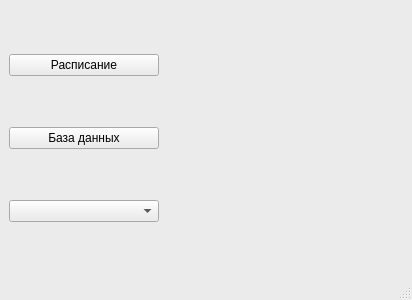
<?xml version="1.0" encoding="UTF-8"?>
<ui version="4.0">
 <class>MainWindow</class>
 <widget class="QMainWindow" name="MainWindow">
  <property name="geometry">
   <rect>
    <x>0</x>
    <y>0</y>
    <width>412</width>
    <height>300</height>
   </rect>
  </property>
  <property name="palette">
   <palette>
    <active>
     <colorrole role="Button">
      <brush brushstyle="SolidPattern">
       <color alpha="255">
        <red>235</red>
        <green>235</green>
        <blue>235</blue>
       </color>
      </brush>
     </colorrole>
     <colorrole role="Base">
      <brush brushstyle="SolidPattern">
       <color alpha="255">
        <red>235</red>
        <green>235</green>
        <blue>235</blue>
       </color>
      </brush>
     </colorrole>
     <colorrole role="Window">
      <brush brushstyle="SolidPattern">
       <color alpha="255">
        <red>235</red>
        <green>235</green>
        <blue>235</blue>
       </color>
      </brush>
     </colorrole>
    </active>
    <inactive>
     <colorrole role="Button">
      <brush brushstyle="SolidPattern">
       <color alpha="255">
        <red>235</red>
        <green>235</green>
        <blue>235</blue>
       </color>
      </brush>
     </colorrole>
     <colorrole role="Base">
      <brush brushstyle="SolidPattern">
       <color alpha="255">
        <red>235</red>
        <green>235</green>
        <blue>235</blue>
       </color>
      </brush>
     </colorrole>
     <colorrole role="Window">
      <brush brushstyle="SolidPattern">
       <color alpha="255">
        <red>235</red>
        <green>235</green>
        <blue>235</blue>
       </color>
      </brush>
     </colorrole>
    </inactive>
    <disabled>
     <colorrole role="Button">
      <brush brushstyle="SolidPattern">
       <color alpha="255">
        <red>235</red>
        <green>235</green>
        <blue>235</blue>
       </color>
      </brush>
     </colorrole>
     <colorrole role="Base">
      <brush brushstyle="SolidPattern">
       <color alpha="255">
        <red>235</red>
        <green>235</green>
        <blue>235</blue>
       </color>
      </brush>
     </colorrole>
     <colorrole role="Window">
      <brush brushstyle="SolidPattern">
       <color alpha="255">
        <red>235</red>
        <green>235</green>
        <blue>235</blue>
       </color>
      </brush>
     </colorrole>
    </disabled>
   </palette>
  </property>
  <property name="windowTitle">
   <string>MainWindow</string>
  </property>
  <property name="styleSheet">
   <string notr="true"/>
  </property>
  <widget class="QWidget" name="centralwidget">
   <layout class="QVBoxLayout" name="verticalLayout">
    <item>
     <widget class="QPushButton" name="pushButton_Schedule">
      <property name="maximumSize">
       <size>
        <width>150</width>
        <height>16777215</height>
       </size>
      </property>
      <property name="text">
       <string>Расписание</string>
      </property>
     </widget>
    </item>
    <item>
     <widget class="QPushButton" name="pushButton_DBW">
      <property name="maximumSize">
       <size>
        <width>150</width>
        <height>16777215</height>
       </size>
      </property>
      <property name="text">
       <string>База данных</string>
      </property>
     </widget>
    </item>
    <item>
     <widget class="QComboBox" name="comboBox_changeLanguage">
      <property name="maximumSize">
       <size>
        <width>150</width>
        <height>16777215</height>
       </size>
      </property>
     </widget>
    </item>
   </layout>
  </widget>
  <widget class="QMenuBar" name="menubar">
   <property name="geometry">
    <rect>
     <x>0</x>
     <y>0</y>
     <width>412</width>
     <height>25</height>
    </rect>
   </property>
  </widget>
  <widget class="QStatusBar" name="statusbar"/>
 </widget>
 <resources/>
 <connections/>
</ui>
